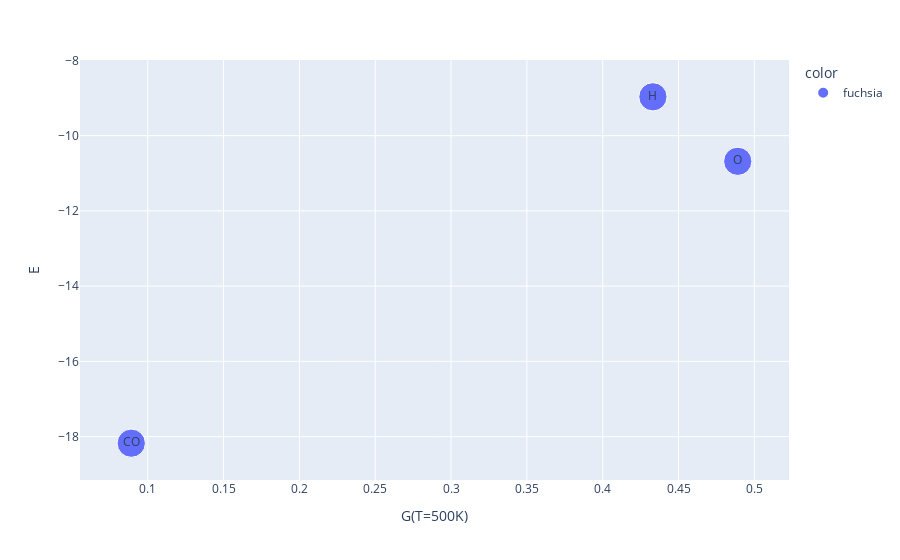

Notebook source saved alongside this figure:
### Markdown cell above
#### With plotly we can plot an interactive plot that shows us the the x and y values and some additional information when hovering over it.

### Code cell
#
Adsorbates['size'] = 2
Adsorbates['opacity'] = 1
Adsorbates['color'] = 'fuchsia'

import plotly.express as px
fig = px.scatter(data_frame=Adsorbates, x ='G(T=500K)', y = 'E', size='size', text='adsorbate', opacity=1 , color='color', hover_name='Name', hover_data={'size': False, 'Frequency': True, 'color':False})
fig.show()

### Figure 1 — Plotly figure (JSON) as saved in the notebook; plotly's stock layout.template omitted (floating-point values rounded to 4 significant figures)
{"data": [{"customdata": [[2, [2020.0, 293.3, 243.7, 241.7], "fuchsia"], [2, [319.1, 317.8, 297.1], "fuchsia"], [2, [1179.0, 1134.0, 236.5], "fuchsia"]], "hovertemplate": "<b>%{hovertext}</b><br><br>G(T=500K)=%{x}<br>E=%{y}<br>adsorbate=%{text}<br>Frequency=%{customdata[1]}<extra></extra>", "hovertext": ["100-2x2x4-CO-1", "100-2x2x4-O", "100-2x2x4-H"], "legendgroup": "fuchsia", "marker": {"color": "#636efa", "opacity": 1, "size": [2, 2, 2], "sizemode": "area", "sizeref": 0.005, "symbol": "circle"}, "mode": "markers+text", "name": "fuchsia", "orientation": "v", "showlegend": true, "text": ["CO", "O", "H"], "type": "scatter", "x": [0.08911, 0.489, 0.4331], "xaxis": "x", "y": [-18.17, -10.68, -8.968], "yaxis": "y"}], "layout": {"legend": {"itemsizing": "constant", "title": {"text": "color"}, "tracegroupgap": 0}, "margin": {"t": 60}, "xaxis": {"anchor": "y", "domain": [0, 1], "title": {"text": "G(T=500K)"}}, "yaxis": {"anchor": "x", "domain": [0, 1], "title": {"text": "E"}}}}
